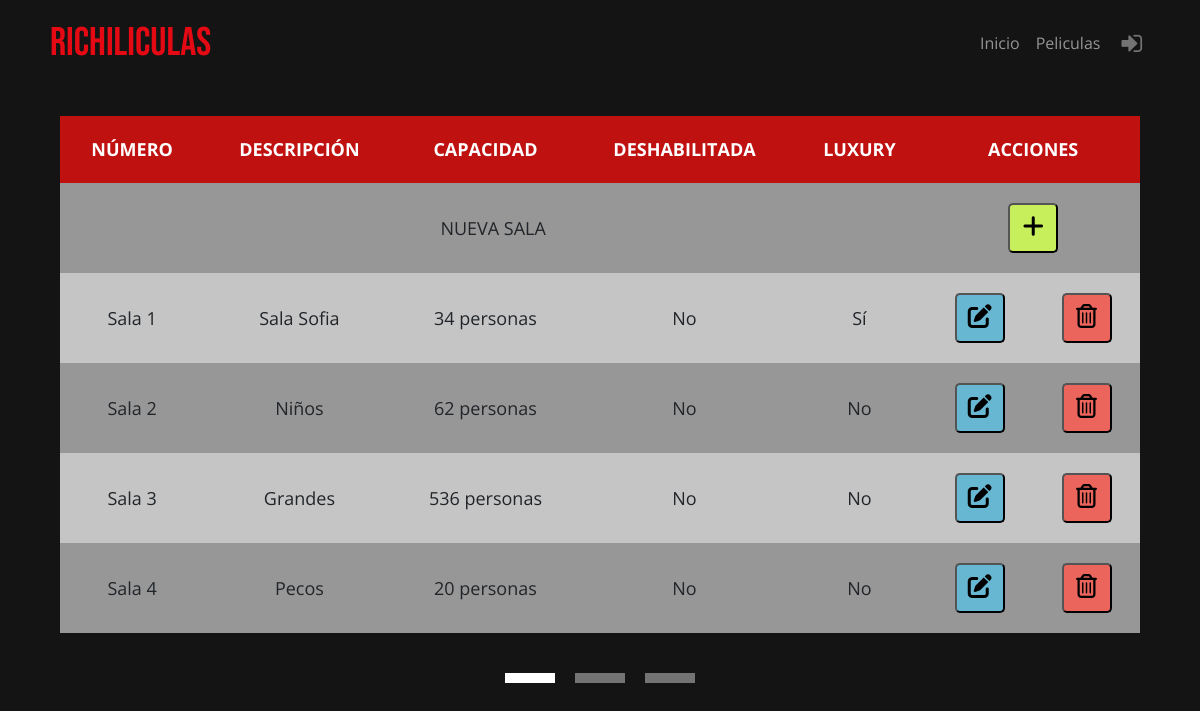
/controlador/admin/controlador_admin_salas.php, run on the app's committed database.
### tables this page shows
CREATE TABLE `sala` (
  `id_sala` smallint(6) NOT NULL,
  `descripcion` varchar(2000) DEFAULT NULL,
  `capacidad` smallint(6) DEFAULT NULL,
  `habilitada` tinyint(1) NOT NULL,
  `luxury` tinyint(1) NOT NULL,
  `lleno` tinyint(1) NOT NULL
);

### modelo/conexion.php (called while the page is built)
<?php
class Conexion
{
    private $servidor = "localhost";
    private $usuario = "root";
    private $clave = "";
    private $dbname = "cine";
    function conex()
    {
        try {
            return new PDO("mysql:host=$this->servidor;dbname=$this->dbname;charset=utf8", $this->usuario, $this->clave);
        } catch (PDOException $e) {
            return "Error" . $e->getMessage();
        }
    }
}
?>

### modelo/paginacion.php (called while the page is built, shortened)
<?php
include_once("conexion.php");
class Paginacion extends Conexion
{
    private $resultadoporpag;
    private $indice;
    private $totalpag;
    private $conexion;
    private $tabla;
    function __construct($resultadoporpag, $tabla)
    {
        $this->tabla = $tabla;
        $this->conexion = parent::conex();
        $this->resultadoporpag = $resultadoporpag;
        $this->indice = 0;
        $this->conexion = parent::conex();
        $this->calcularPag();
    }
    function calcularPag()
    {
        if ($this->tabla == 'pelicula' || $this->tabla == 'pelicula_admin') {
            $stmt = $this->conexion->prepare("SELECT COUNT(DISTINCT pelicula.id_pelicula) as total FROM pelicula;");
        } elseif ($this->tabla == 'sala') {
            $stmt = $this->conexion->prepare("SELECT COUNT(DISTINCT sala.id_sala) as total FROM sala;");
        }elseif ($this->tabla == 'usuario') {
            $stmt = $this->conexion->prepare("SELECT COUNT(DISTINCT usuario.id_usuario) as total FROM usuario;");
        }elseif ($this->tabla == 'entradas') {
            $stmt = $this->conexion->prepare("SELECT COUNT(DISTINCT reserva.id_reserva) as total FROM reserva;");
        }
        $stmt->execute();
        $this->numresultados = $stmt->fetch(PDO::FETCH_OBJ)->total;
        $this->totalpag = $this->numresultados / $this->resultadoporpag;
    }
    function mostrar()
    {
        try {
            if ($this->tabla == 'pelicula' || $this->tabla == 'pelicula_admin') {
                $stmt = $this->conexion->prepare("SELECT DISTINCT id_pelicula, nombre,imagen,sinopsis,duracion, url, clasificacion,categoria, fecha_estreno FROM pelicula ORDER BY fecha_estreno DESC, id_pelicula ASC LIMIT $this->indice, $this->resultadoporpag;");
            } elseif ($this->tabla == 'sala') {
                $stmt = $this->conexion->prepare("SELECT DISTINCT id_sala,descripcion,capacidad,habilitada,luxury FROM sala ORDER BY id_sala LIMIT $this->indice, $this->resultadoporpag;");
            } elseif ($this->tabla == 'usuario') {
                $stmt = $this->conexion->prepare("SELECT DISTINCT id_usuario,nombre,apellido,correo,contrasena,rol FROM usuario ORDER BY id_usuario LIMIT $this->indice, $this->resultadoporpag;");
            }
            $stmt->execute();
            $registroarray = $stmt->fetchAll(PDO::FETCH_ASSOC);
            return $registroarray;
        } catch (PDOException $e) {
            echo "Error" . $e->getMessage();
        }
    }
    function numeritos()
    {
        $array = array();
        for ($i = 0; $i < $this->totalpag; $i++) {
            $array[] = $i + 1;
        }
        return $array;
    }
}

### vista/sala/sala_admin.php (the view, shortened to what this page needs)
<!DOCTYPE html>
<html lang="en">
<head>
    <link rel="stylesheet" href="vista/css/tablasAdmin.css">
    <link rel="stylesheet" href="vista/css/estilos.css">
    <link href="https://cdn.jsdelivr.net/npm/bootstrap@5.3.0-alpha1/dist/css/bootstrap.min.css" rel="stylesheet">
</head>
<body>
    <?php
    include "vista/menu.php";
    ?>
    <table id='table'>
        <thead>
            <th>NÚMERO</th>
            <th>DESCRIPCIÓN</th>
            <th>CAPACIDAD</th>
            <th>DESHABILITADA</th>
            <th>LUXURY</th>
            <th colspan="2">ACCIONES</th>
        </thead>
        <tr>
            <td colspan="5">NUEVA SALA</td>
            <td colspan="2">
                <form method="post" action="index.php">
                    <button class="insert" name="anadir_sala_admin" title="Añadir"><i class='fas fa-plus' style='font-size:24px'></i></button>
                </form>
            </td>
        </tr>
        <?php
        foreach ($arraysalaspaginado as $row) {
        ?>
            <tr>
                <td data-titulo='Número'><?php echo 'Sala ' . $row['id_sala'] - 1 ?></td>
                <td data-titulo='Descripción'><?php echo $row['descripcion'] ?></td>
                <td data-titulo='Capacidad'><?php echo $row['capacidad'] . ' personas' ?></td>
                <td data-titulo='Habilitada'>
                    <?php if ($row['habilitada'] == 1) {
                        echo 'Sí';
                    } else {
                        echo 'No';
                    } ?>
                </td>
                <td data-titulo='Luxury'>
                    <?php if ($row['luxury'] == 1) {
                        echo 'Sí';
                    } else {
                        echo 'No';
                    } ?>
                </td>
                <td>
                    <form method="post" action="index.php">
                        <button class="edit" name="editar_sala" title="Editar"><i class='fas fa-edit' style='font-size:24px'></i></button>
                    </form>
                </td>
                <td>
                    <form method="post" action="index.php">
                        <button class="trash" name="borrar_sala_admin" title="Borrar"><i class='far fa-trash-alt' style='font-size:24px'></i></button>
                    </form>
                </td>
            </tr>
        <?php
        }
        ?>
    </table>
    <div id='contain'>
        <div id='dentro' style="margin-top: 0px; margin-bottom:40px">
            <?php
            foreach ($num_sala as $a) {
                if (isset($_GET["pagina_sala"])) {
                    if ($_GET["pagina_sala"] == $a) {
            ?>
                        <a href='?pagina_sala=<?= ($a) ?>'>
                            <div id='colorea' class='dentro'></div>
                        </a>
                    <?php
                    } else {
                    ?>
                        <a href='?pagina_sala=<?= ($a) ?>'>
                            <div class='dentro'></div>
                        </a>
                    <?php
                    }
                } else {
                    if ($a == 1) {
                    ?>
                        <a href='?pagina_sala=<?= ($a) ?>'>
                            <div id='colorea' class='dentro'></div>
                        </a>
                    <?php
                    } else {
                    ?>
                        <a href='?pagina_sala=<?= ($a) ?>'>
                            <div class='dentro'></div>
                        </a>
            <?php
                    }
                }
            }
            ?>
        </div>
    </div>
</body>
</html>

### vista/css/tablasAdmin.css (style rules this page uses)
table { background-color: white; text-align: center; border-collapse: collapse; margin: 0 auto; font-size: 18px; width: 90%; margin-top: 30px; }
th, td { padding: 20px; }
th { background-color: #c01111; border-bottom: solid 5px #0F362D; color: white; }
tr:nth-child(even) { background-color: #c5c5c5; }
tr:nth-child(odd) { background-color: rgb(151, 151, 151); }
button.edit { background-color: #67b7d2; border-radius: 5px; width: 50px; height: 50px; }
button.trash { background-color: #ec655c; border-radius: 5px; width: 50px; height: 50px; }
button.insert { background-color: #c7ee5b; border-radius: 5px; width: 50px; height: 50px; }

### vista/css/estilos.css (style rules this page uses)
:root { --rojo: #E50914; --fondo: #141414; }
* { margin: 0; padding: 0; box-sizing: border-box; }
body { background: var(--fondo); font-family: 'Open Sans', sans-serif; }
#contain { margin-top: 40px; background-color: transparent; display: flex; justify-content: center; align-items: center; }
#dentro { background-color: transparent; position: relative; width: 50%; margin: 0; display: flex; justify-content: center; align-items: center; gap: 20px 20px; flex-wrap: wrap; }
#dentro a { text-decoration: none; }
.dentro { background-color: #737373; color: white; width: 50px; height:10px; display: flex; text-align: center; justify-content: center; align-items: center; }
#colorea { background-color: white; color: white; font-weight: bold; }

### data on the page
sala: $row['id_sala']-1 "1", descripcion "Sala Sofia", capacidad "34", habilitada "No", luxury "Sí"
sala: $row['id_sala']-1 "2", descripcion "Niños", capacidad "62", habilitada "No", luxury "No"
sala: $row['id_sala']-1 "3", descripcion "Grandes", capacidad "536", habilitada "No", luxury "No"
sala: $row['id_sala']-1 "4", descripcion "Pecos", capacidad "20", habilitada "No", luxury "No"
